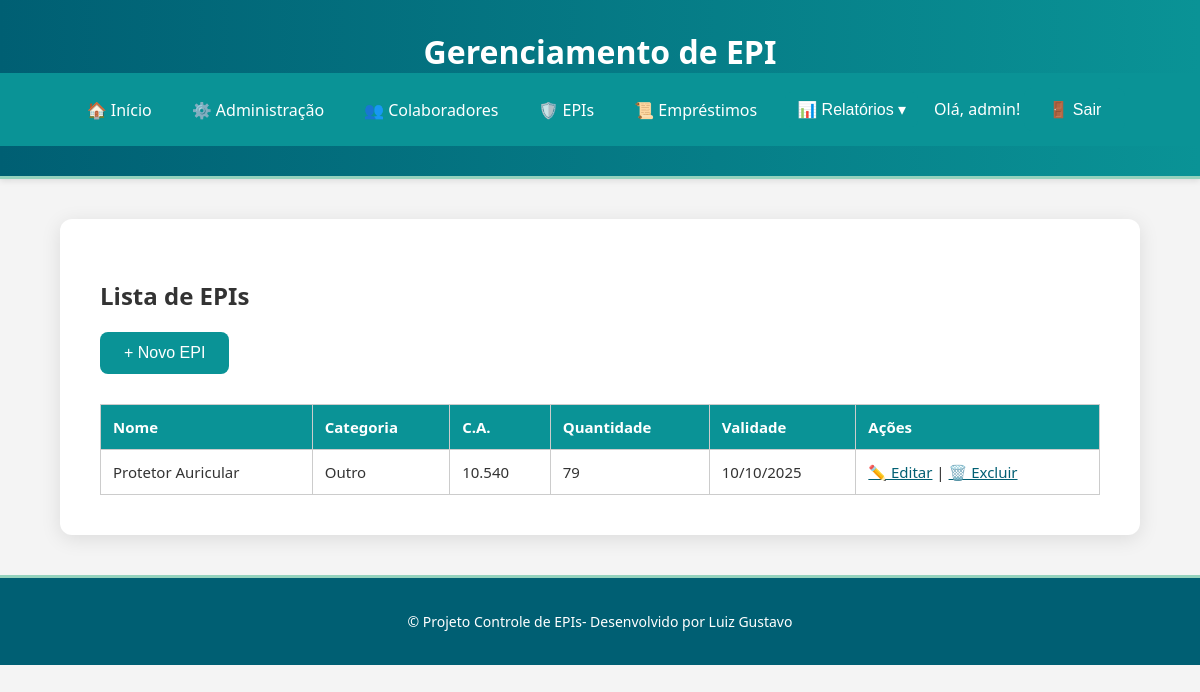
The app's page /epi/ (signed in) with its own data.
### epi/models.py (models this page shows, shortened)
class EPI(models.Model):
    CATEGORIAS = [
        ('capacete', 'Capacete'),
        ('luva', 'Luva'),
        ('oculos', 'Óculos'),
        ('bota', 'Bota'),
        ('mascara', 'Máscara'),
        ('outro', 'Outro'),
    ]
    nome = models.CharField(max_length=100, verbose_name="Nome do EPI")
    categoria = models.CharField(max_length=50, choices=CATEGORIAS, default='outro')
    ca = models.CharField(max_length=50, verbose_name="C.A.")
    quantidade = models.PositiveIntegerField(default=0)
    validade = models.DateField(null=True, blank=True)
    descricao = models.TextField(blank=True, null=True)
    class Meta:
        verbose_name = "EPI"
        verbose_name_plural = "EPIs"
        ordering = ['nome']

### epi/views.py (the view)
# urls.py: path('', views.listar_epis, name='listar_epis'),
@login_required
def listar_epis(request):
    epis = EPI.objects.all()
    return render(request, 'epi/listar.html', {'epis': epis})

### epi/templates/epi/listar.html (shortened to what this page needs)
{% extends 'base.html' %}
{% block content %}
<h2>Lista de EPIs</h2>
<a href="{% url 'criar_epi' %}"><button>+ Novo EPI</button></a>
<table>
    <tr>
        <th>Nome</th>
        <th>Categoria</th>
        <th>C.A.</th>
        <th>Quantidade</th>
        <th>Validade</th>
        <th>Ações</th>
    </tr>
    {% for epi in epis %}
    <tr>
        <td>{{ epi.nome }}</td>
        <td>{{ epi.get_categoria_display }}</td>
        <td>{{ epi.ca }}</td>
        <td>{{ epi.quantidade }}</td>
        <td>{{ epi.validade|date:"d/m/Y" }}</td>
        <td>
            <a href="{% url 'editar_epi' epi.id %}">✏️ Editar</a> |
            <a href="{% url 'excluir_epi' epi.id %}">🗑️ Excluir</a>
        </td>
    </tr>
    {% empty %}
    <tr><td colspan="5">Nenhum EPI cadastrado.</td></tr>
    {% endfor %}
</table>
{% endblock %}

### templates/base.html (shortened to what this page needs)
{% load static %}
<!DOCTYPE html>
<html lang="pt-BR">
<head>
    <link rel="stylesheet" href="{% static 'css/style.css' %}">
</head>
<body>
    <header class="header">
        <h1>Gerenciamento de EPI</h1>
        <nav class="nav">
    <a href="/">🏠 Início</a>
    <a href="/accounts/restrito/">⚙️ Administração</a>
    <a href="/colaboradores/">👥 Colaboradores</a>
    <a href="/epi/">🛡️ EPIs</a>
    <a href="/emprestimos/">📜 Empréstimos</a>
    <div class="dropdown" id="reportsDropdown">
        <button class="dropbtn" aria-haspopup="true" aria-expanded="false">📊 Relatórios ▾</button>
    </div>
  <div class="user-info-box">
  {% if user.is_authenticated %}
    <span>Olá, {{ user.username }}!</span>
    <form id="logout-form" method="post" action="/admin/logout/">
      <button type="submit">🚪 Sair</button>
    </form>
  {% else %}
    <a href="/accounts/login/">🔑 Entrar</a>
  {% endif %}
</div>
</nav>
    </header>
    <main class="content">
        {% block content %}
        {% endblock %}
    </main>
    <footer class="footer">
        <p>© Projeto Controle de EPIs- Desenvolvido por Luiz Gustavo</p>
    </footer>
</body>
</html>

### static/css/style.css (style rules this page uses)
body { background: #f4f4f4; font-family: 'Segoe UI', 'Roboto', sans-serif; color: #333; margin: 0; padding: 0; }
.header { background: linear-gradient(90deg, #005f73, #0a9396); color: #ffffff; text-align: center; padding: 30px 0; border-bottom: 3px solid #94d2bd; box-shadow: 0 2px 6px rgba(0,0,0,0.1); }
.header h1 { margin: 0; font-size: 32px; font-weight: 600; }
.nav { display: flex; justify-content: center; align-items: center; gap: 16px; flex-wrap: wrap; padding: 15px 0; background-color: #0a9396; }
.nav a, .dropbtn { color: #ffffff; text-decoration: none; font-weight: 500; font-size: 16px; padding: 8px 12px; border-radius: 6px; transition: background-color 0.3s, transform 0.2s; }
.content { max-width: 1000px; margin: 40px auto; background: #ffffff; padding: 40px; border-radius: 12px; box-shadow: 0 4px 20px rgba(0,0,0,0.1); }
.footer { text-align: center; background: #005f73; color: #ffffff; padding: 20px; margin-top: 40px; font-size: 14px; border-top: 3px solid #94d2bd; }
button, input[type="submit"] { background-color: #0a9396; color: #ffffff; border: none; padding: 12px 24px; border-radius: 8px; cursor: pointer; font-size: 16px; font-weight: 500; transition: background-color 0.3s, transform 0.2s; }
table { width: 100%; border-collapse: collapse; margin-top: 30px; font-size: 15px; }
table th, table td { border: 1px solid #ccc; padding: 12px; text-align: left; }
table th { background-color: #0a9396; color: #ffffff; }
a { color: #005f73; }
.dropdown { position: relative; display: inline-block; }
.user-info-box { display: inline; align-items: center; gap: 10px; }
.user-info-box form { display: inline; margin: 0; }

### records on screen
EPI: nome "Protetor Auricular", categoria "Outro", ca "10.540", quantidade "79", validade "10/10/2025"

### other values on screen
{{ user.username }} "admin"
